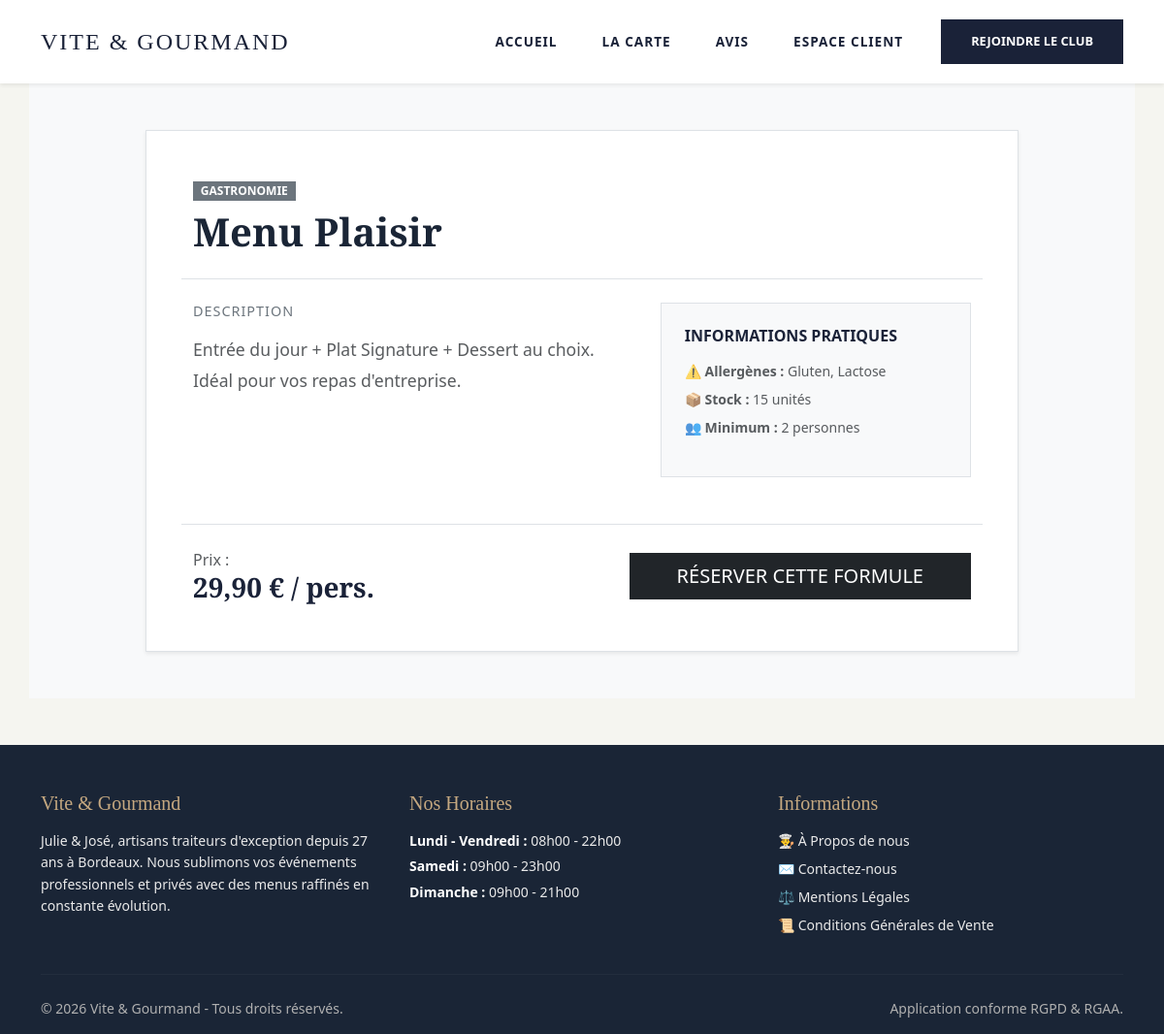
/menu_detail.php?id=1, run on the app's committed database.
### tables this page shows
CREATE TABLE `menus` (
  `menu_id` int(11) NOT NULL,
  `titre` varchar(100) NOT NULL,
  `description` text DEFAULT NULL,
  `prix_base` decimal(10,2) NOT NULL,
  `theme` varchar(50) DEFAULT 'Gastronomie',
  `regime` varchar(50) DEFAULT 'Classique',
  `allergenes` varchar(255) DEFAULT 'Aucun signalé',
  `stock_dispo` int(11) DEFAULT 10,
  `nb_pers_min` int(11) DEFAULT 2,
  `image` varchar(255) DEFAULT 'default.jpg'
);

### menu_detail.php (the view)
<?php
include 'includes/header.php';
require_once 'config/database.php';
$menu_id = isset($_GET['id']) ? (int)$_GET['id'] : 0;
$stmt = $pdo->prepare("SELECT * FROM menus WHERE menu_id = ?");
$stmt->execute([$menu_id]);
$menu = $stmt->fetch();
?>
<div class="container py-5" style="background-color: #f8f9fa;">
    <div class="bg-white border shadow-sm p-5 mx-auto" style="max-width: 900px;">
        <div class="row">
            <div class="col-12 mb-4 border-bottom pb-3">
                <span class="badge bg-secondary text-uppercase rounded-0 mb-2"><?= htmlspecialchars($menu['theme']) ?></span>
                <h1 class="fw-bold" style="font-family: 'Playfair Display', serif; color: #1a2536;"><?= htmlspecialchars($menu['titre']) ?></h1>
            </div>
            <div class="col-lg-7">
                <h5 class="text-uppercase text-secondary mb-3" style="font-size: 0.9rem; letter-spacing: 1px;">Description</h5>
                <p class="text-muted" style="line-height: 1.8; font-size: 1.1rem;"><?= nl2br(htmlspecialchars($menu['description'])) ?></p>
            </div>
            <div class="col-lg-5">
                <div class="bg-light p-4 border">
                    <h6 class="fw-bold text-uppercase mb-3">Informations pratiques</h6>
                    <ul class="list-unstyled text-muted small">
                        <li class="mb-2">⚠️ <strong>Allergènes :</strong> <?= htmlspecialchars($menu['allergenes'] ?? 'Aucun') ?></li>
                        <li class="mb-2">📦 <strong>Stock :</strong> <?= $menu['stock_dispo'] ?> unités</li>
                        <li class="mb-2">👥 <strong>Minimum :</strong> <?= $menu['nb_pers_min'] ?> personnes</li>
                    </ul>
                </div>
            </div>
        </div>
        <div class="row mt-5 pt-4 border-top align-items-center">
            <div class="col-md-6">
                <span class="text-muted">Prix :</span>
                <h3 class="fw-bold mb-0"><?= number_format($menu['prix_base'], 2, ',', ' ') ?> € / pers.</h3>
            </div>
            <div class="col-md-6 text-md-end">
                <a href="commande.php?id=<?= $menu['menu_id'] ?>" class="btn btn-dark btn-lg rounded-0 px-5">
                    RÉSERVER CETTE FORMULE
                </a>
            </div>
        </div>
    </div>
</div>
<?php include 'includes/footer.php'; ?>

### style.css (style rules this page uses)
:root { --bg-soft: #F5F5F0; --primary: #1A2238; --accent: #C5A059; --text-muted: #555555; }
body { background-color: var(--bg-soft); color: var(--primary); }

### header.php (style rules this page uses)
h1, h2, h3, .navbar-brand { font-family: 'Playfair Display', serif; }

### data on the page
menus: theme "GASTRONOMIE", titre "Menu Plaisir", description "Entrée du jour + Plat Signature + Dessert au choix. Idéal pour vos repas d'entreprise.", allergenes "Gluten, Lactose", stock_dispo "15", nb_pers_min "2", prix_base "29,90"
